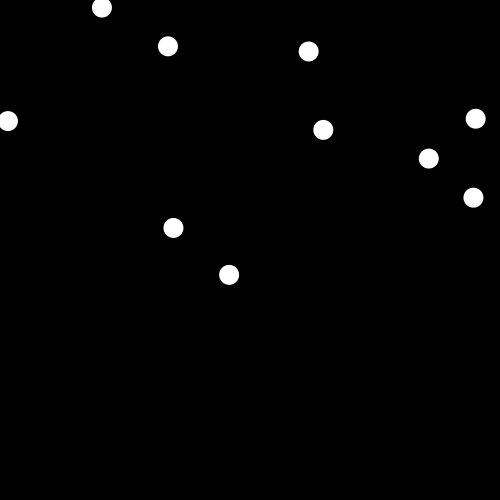
Frame 1 (no input)
Frame 60 (the mouse pressed at the canvas centre just before this capture): identical to frame 1, image omitted
Frame 120 (the mouse held since frame 60 and released just before this capture): identical to frame 1, image omitted

The Processing sketch that drew this single still picture (run headless with seeded random() and noise(); from frame 60 on, the mouse is pressed at the canvas centre):

// Processing sketch: sketch_6classes
// ── sketch_6classes.pde


int x = 0;
int speed=4;
Bubble[] bubble;  


void setup() {
  size(500,500);
  
  bubble = new Bubble[10]; // define array size
  
  for(int i = 0;i<bubble.length; i++){
    bubble[i] = new Bubble(random(width),random(height)); //initialize location
  }
  

  
}

void draw() {
  
  background(0);
  for(int i=0; i<bubble.length; i++){
    bubble[i].display(); 
  }
  
  
}


class Bubble{
  float x , y;
  
  Bubble(float x, float y){
    this.x = x;
    this.y = y;
    
  }
  
  void display(){
    noStroke();
    fill(255);
    ellipse(this.x,this.y, 20, 20);
  }

}
